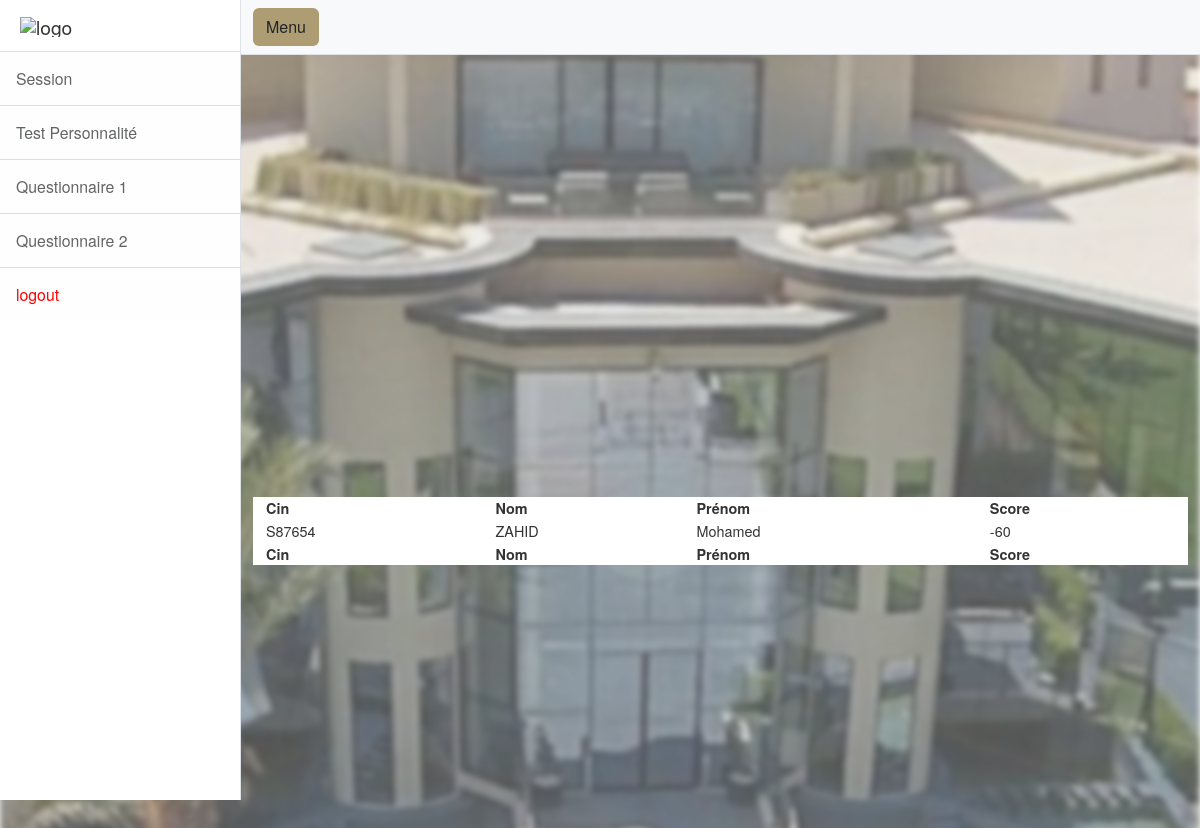
Before: /dashboard/test_interval.php with the older database file.
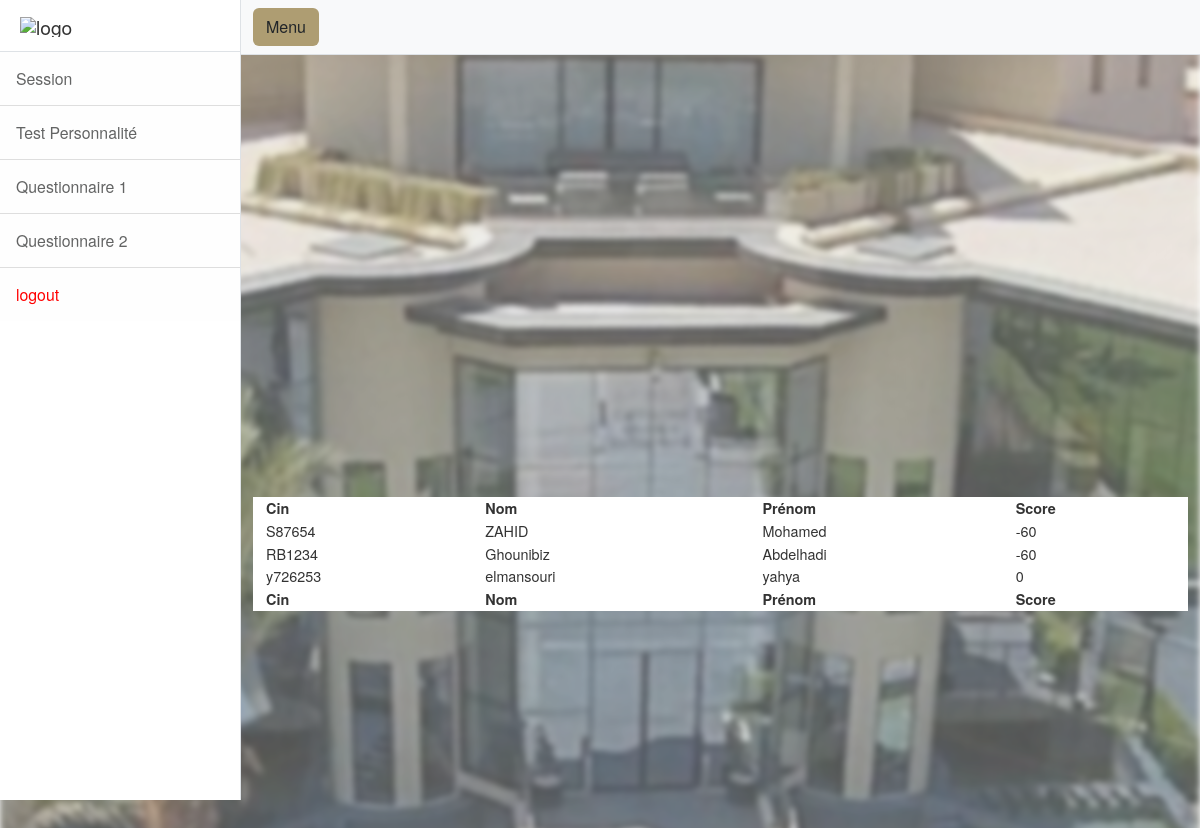
After: the same page with the newer database file.
### tables this page shows
CREATE TABLE `noteq1` (
  `id` int(11) NOT NULL,
  `cin` varchar(110) NOT NULL,
  `nom` varchar(256) NOT NULL,
  `prenom` varchar(256) NOT NULL,
  `score` int(11) NOT NULL
);

### dashboard/test_interval.php (the view, shortened to what this page needs)
<?php
$conn = mysqli_connect("localhost", "root", "", "menarahold");
$sql = "SELECT cin, nom, prenom, score FROM noteq1 ";
$result = $conn->query($sql);
?>
<!DOCTYPE html>
<html lang="en">
<head>
<head>
<link href="css/styles.css" rel="stylesheet" />
    <link rel="stylesheet" type="text/css" href="https://cdn.datatables.net/1.11.5/css/jquery.dataTables.css">
        <link rel="stylesheet" href="https://cdn.datatables.net/1.12.1/css/jquery.dataTables.min.css">
        <link rel="stylesheet" href="https://cdn.datatables.net/fixedheader/3.2.3/css/fixedHeader.dataTables.min.css">
    <link href="https://nightly.datatables.net/css/jquery.dataTables.css" rel="stylesheet" type="text/css" />
    <link href="https://nightly.datatables.net/select/css/select.dataTables.css?_=9a6592f8d74f8f520ff7b22342fa1183.css" rel="stylesheet" type="text/css" />
    <link href="https://nightly.datatables.net/searchpanes/css/searchPanes.dataTables.css?13" rel="stylesheet" type="text/css" />
</head>
<body>
    <div class="d-flex" id="wrapper">
        <div class="border-end bg-white" id="sidebar-wrapper">
            <div class="sidebar-heading border-bottom bg-white"><img src="https://menara-holding.ma/Assets/images/Logo_mh.svg"
                  style="width:140px;heigth:20px" alt="logo"></div>
            <div class="list-group list-group-flush">
                <a class="list-group-item list-group-item-action list-group-item-light p-3" style="font-size: 1.1em;margin: 0;" href="session.php">Session</a>
                <a class="list-group-item list-group-item-action list-group-item-light p-3" style="font-size: 1.1em;margin: 0;" href="liste.php">Test Personnalité</a>
                <a class="list-group-item list-group-item-action list-group-item-light p-3" style="font-size: 1.1em;margin: 0;" href="Qcm1.php">Questionnaire 1</a>
                <a class="list-group-item list-group-item-action list-group-item-light p-3" style="font-size: 1.1em;margin: 0;" href="Qcm2.php">Questionnaire 2</a>
                <a class="list-group-item list-group-item-action list-group-item-light p-3" style="font-size: 1.1em;margin: 0;color:red" href="logout.php">logout</a>
            </div>
        </div>
        <div id="page-content-wrapper">
            <nav class="navbar navbar-expand-lg navbar-light bg-light border-bottom">
                <div class="container-fluid">
                    <button class="btn" style="background-color:#ae9d72" id="sidebarToggle">Menu</button>
                </div>
            </nav>
            <div class="container-fluid">
                <br>
                 <br>
                <div id="container" style="width:100%; height:400px;"></div>
                    <div class="container" style="background-color:white;width:100%; ">
                    <table id="example" class="display nowrap" width="100%" style="width:100%">
                        <thead>
                        <tr>
                            <th>Cin</th>
                            <th>Nom</th>
                            <th>Prénom</th>
                            <th>Score</th>
                        </tr>
                        </thead>
                        <tfoot>
                        <tr>
                            <th>Cin</th>
                            <th>Nom</th>
                            <th>Prénom</th>
                            <th>Score</th>
                        </tr>
                        </tfoot>
                        <tbody>
                        <?php
                            if ($result->num_rows > 0) {
                                while ($row = $result->fetch_assoc()) {
                                    echo "<tr>";
                                    echo "<td>" . $row["cin"] . "</td>";
                                    echo "<td>" . $row["nom"] . "</td>";
                                    echo "<td>" . $row["prenom"] . "</td>";
                                    echo "<td>" . $row["score"] . "</td>";
                                    echo "</tr>";
                                }
                            } else {
                                echo "<tr><td colspan='8'>Aucun résultat trouvé dans la base de données.</td></tr>";
                            }
                        ?>
                        </tbody>
                    </table>
                </div>
            </div>
        </div>
    </div>
</body>
</html>

Changed rows visible on the page:
added noteq1: cin "RB1234", nom "Ghounibiz", prenom "Abdelhadi", score "-60"
added noteq1: cin "y726253", nom "elmansouri", prenom "yahya", score "0"
